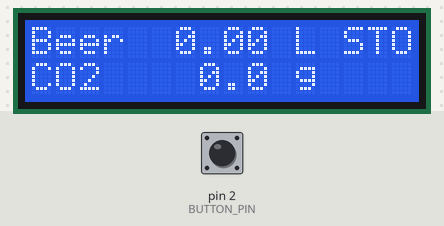
Bench run of a sketch on a simulated Arduino Uno, built with avr-gcc and run on an emulated ATmega328P. On the bench: 16×2 character LCD. The test bench sets the inputs (shaded band); at power-on: pin 2 (BUTTON_PIN) HIGH.

Above: at 1.2 s.
1.3 s: pin 2 (BUTTON_PIN) pulled LOW for 0.15 s
At 1.63 s:
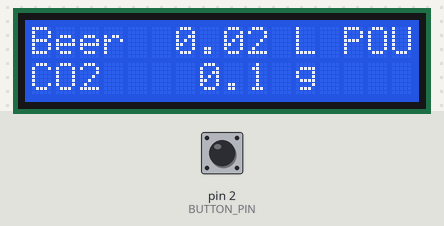
2.0 s: pin 2 (BUTTON_PIN) pulled LOW for 1 s
At 2.3 s:
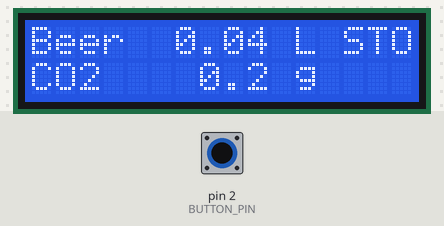
4.5 s: pin 2 (BUTTON_PIN) pulled LOW for 0.15 s
At 4.81 s:
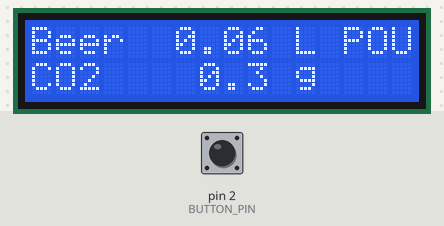
5.2 s: pin 2 (BUTTON_PIN) pulled LOW for 1 s
At 6.6 s:
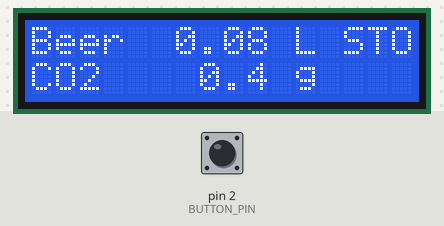
Timing chart, 0 to 8.2 s (numbered marks = the images above; inputs shaded):
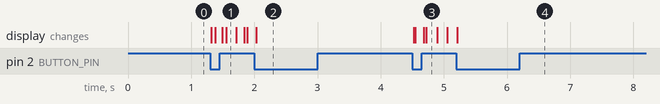

Measured:
- after the input at 1.3 s, the display: first changes at once (image 1 shows a later state)
- after the input at 2.0 s, the display: changes at once (image 2)
- after the input at 4.5 s, the display: first changes at once (image 3 shows a later state)
- after the input at 5.2 s, the display: changes at once (image 4)

The sketch:

beer-pour-tracker.ino
```cpp
#include <LiquidCrystal_I2C.h>

const uint8_t BUTTON_PIN = 2;
const unsigned long DEBOUNCE_MS = 50;
const float FLOW_L_PER_S = 0.059;      // 2 oz/s, common tap design rate
const float CO2_G_PER_L = 1.6 / 0.33;  // lager

// Try 0x3F if the screen stays blank
LiquidCrystal_I2C lcd(0x27, 16, 2);

bool pouring = false;
float pouredL = 0;
unsigned long lastUpdateMs = 0;

void setup() {
  pinMode(BUTTON_PIN, INPUT_PULLUP);
  lcd.init();
  lcd.backlight();
  lcd.print("Beer");
  lcd.setCursor(0, 1);
  lcd.print("CO2");
}

void loop() {
  if (buttonPressed()) pouring = !pouring;

  unsigned long now = millis();
  if (pouring) pouredL += FLOW_L_PER_S * (now - lastUpdateMs) / 1000.0;
  lastUpdateMs = now;

  draw();
}

bool buttonPressed() {
  static bool lastState = HIGH;
  static unsigned long lastChangeMs = 0;

  bool state = digitalRead(BUTTON_PIN);
  if (state == lastState || millis() - lastChangeMs < DEBOUNCE_MS) return false;

  lastState = state;
  lastChangeMs = millis();
  return state == LOW;
}

// Fixed-width fields overwrite old values, so the screen never needs clear()
void draw() {
  char value[8];
  lcd.setCursor(5, 0);
  lcd.print(dtostrf(pouredL, 5, 2, value));
  lcd.print(" L ");
  lcd.print(pouring ? "POUR" : "STOP");
  lcd.setCursor(5, 1);
  lcd.print(dtostrf(pouredL * CO2_G_PER_L, 5, 1, value));
  lcd.print(" g");
}
```
